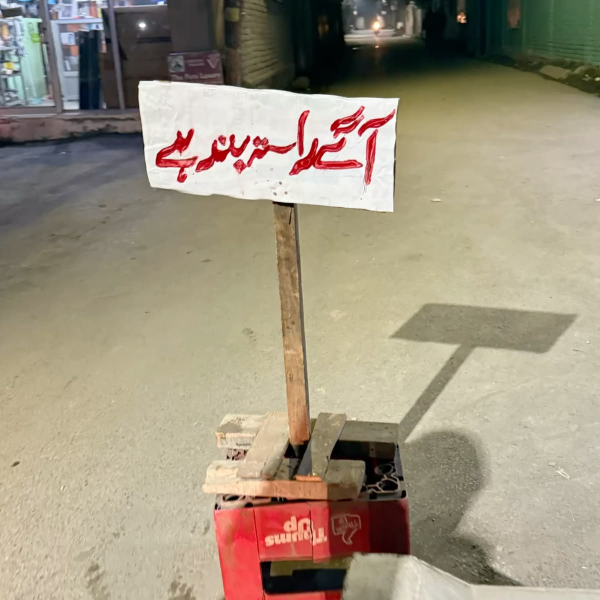
#> input picture data/raw/signboards/agy rasta bnd hai.jpg, 1200 x 1200 px (shown at 1/2 size); its folder holds only this picture in this run
$ jupyter execute --allow-errors SI26-Week2-Warood.ipynb   (shell and % lines are left out)
#> lines starting #> are read from the running program, lines starting #| are printed output that depends on the picture; after the words box and inside, x2 and y2 are one past the last pixel; in counts of white or black regions, pixels touching at a corner belong together
[cell 1]
from google.colab import drive
drive.mount('/content/drive')

import os
PROJECT_PATH = '/content/drive/MyDrive/urdu-ocr-si26'
os.chdir(PROJECT_PATH)
print("Working directory:", os.getcwd())

## Week 2 — Image Preprocessing & Tesseract OCR Baseline

This notebook preprocesses the 101 Urdu images collected in Week 1
(grayscale, resize, denoise, binarize) to prepare them for model training.
It then tests Tesseract OCR on these images to evaluate how accurately
it handles Urdu text — which will help us understand why a custom model is needed.

[cell 2]

import cv2
import numpy as np
from PIL import Image
import os
import matplotlib.pyplot as plt

print('Libraries loaded successfully!')

[cell 3]
def preprocess_image(image_path, save_path):
    # Load image
#> called with save_path = 'data/processed/agy rasta bnd hai.jpg'
    img = cv2.imread(image_path)
#> img is the input picture: shape (1200, 1200, 3); mean B, G, R 127.9, 148, 159.1
    if img is None:
        print(f'Could not load: {image_path}')
        return None

    # Step 1: Convert to grayscale (removes colour noise)
    gray = cv2.cvtColor(img, cv2.COLOR_BGR2GRAY)
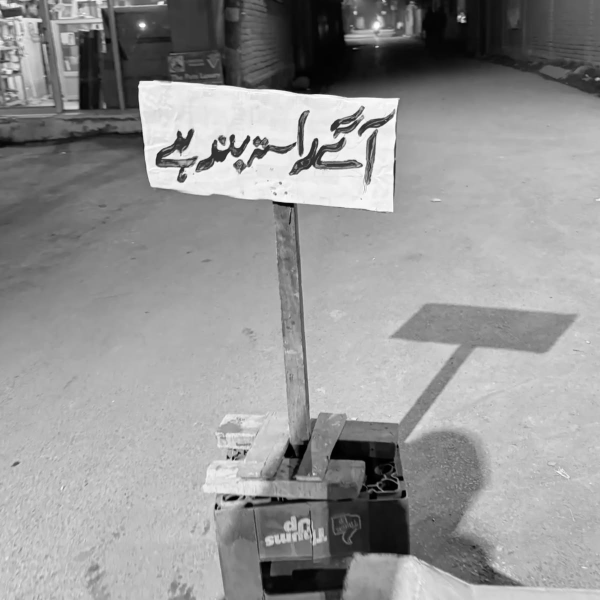
#> gray: shape (1200, 1200) (shown at 1/2 size); min 0, max 255, mean 149

    # Step 2: Resize to standard size (keeps all images same dimensions)
    resized = cv2.resize(gray, (512, 128))
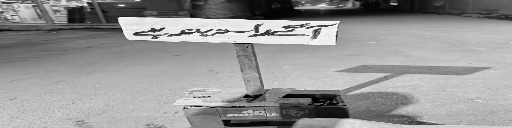
#> resized: shape (128, 512); min 0, max 254, mean 148.9

    # Step 3: Remove noise (makes text cleaner)
    denoised = cv2.fastNlMeansDenoising(resized, h=10)

    # Step 4: Binarise (make pixels either pure black or pure white)
    _, binary = cv2.threshold(denoised, 127, 255, cv2.THRESH_BINARY)
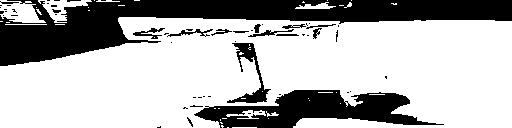
#> binary: shape (128, 512); 70% white; 57 black regions (41 under 20 px), largest, box (x1, y1, x2, y2) and area: (0, 0, 512, 66) 13170, (194, 90, 444, 128) 4885, (227, 43, 271, 103) 693

    # Save processed image
    cv2.imwrite(save_path, binary)
    return binary

# Create output folder
os.makedirs('data/processed', exist_ok=True)
print('Preprocessing function ready!')

[cell 4]
import glob

# Find all images in data/raw/
all_images = glob.glob('data/raw/**/*.jpg', recursive=True)
all_images += glob.glob('data/raw/**/*.png', recursive=True)

print(f'Found {len(all_images)} images to process')

processed_count = 0
failed_images = []

for img_path in all_images:
    filename = os.path.basename(img_path)
    save_path = f'data/processed/{filename}'
    try:
        result = preprocess_image(img_path, save_path)
        if result is not None:
            processed_count += 1
        else:
            failed_images.append(img_path)
    except Exception as e:
        failed_images.append(img_path)
        print(f'Error on {img_path}: {e}')

print(f'\nDone! Processed {processed_count} images')
print(f'Failed: {len(failed_images)} images')
if failed_images:
    print('Failed files:', failed_images)
print('Check data/processed/ folder')

[cell 5]

import pytesseract
from PIL import Image

# Test on 5 of your processed images
test_images = list(glob.glob('data/processed/*.png'))[:5]

print('=== Tesseract Results on Urdu Images ===')
print()

for img_path in test_images:
    img = Image.open(img_path)
    # 'urd' tells Tesseract to use the Urdu language model
    result = pytesseract.image_to_string(img, lang='urd')
    print(f'Image: {img_path}')
    print(f'Tesseract output: {result}')
    print('---')

## Gap Analysis — Tesseract OCR on Urdu Images

**Image 1: کلو میٹر.png**
- Actual text: کلو میٹر
- Tesseract output: (empty — nothing detected)
- What went wrong: Complete failure to detect any text.

**Image 2: تجارتی جہاز.png**
- Actual text: تجارتی جہاز
- Tesseract output: تجادخی چنہاز
- What went wrong: Wrong characters — letters were misread and jumbled, producing a completely different (meaningless) word.

**Image 3: سسٹم میں خرابی.png**
- Actual text: سسٹم میں خرابی
- Tesseract output: (empty — nothing detected)
- What went wrong: Complete failure to detect any text.

**Image 4: عبوری حکومت.png**
- Actual text: عبوری حکومت
- Tesseract output: سبوری حکیم
- What went wrong: Wrong characters — similar-looking letters were confused (ع→س, ت→م), resulting in a different, incorrect word.

**Image 5: نماز جنازہ.png**
- Actual text: نماز جنازہ
- Tesseract output: (empty — nothing detected)
- What went wrong: Complete failure to detect any text.

**Summary:**
Tesseract fails on Urdu because the script is cursive and context-dependent — letters change shape depending on their position in a word (beginning, middle, end), which confuses Tesseract's character segmentation. It also struggles with the right-to-left flow and closely-spaced joined letters, often either detecting nothing at all or misreading visually similar letters (like ع and س) as one another. This shows that a generic OCR engine trained mainly on Latin-script and limited Urdu data cannot reliably read real-world Urdu text — which is exactly why we need a custom-trained model for this project.

[cell 6]
import shutil

# processed folder copy karein
if os.path.exists('/content/repo_upload/data/processed'):
    shutil.rmtree('/content/repo_upload/data/processed')
shutil.copytree('/content/drive/MyDrive/urdu-ocr-si26/data/processed', '/content/repo_upload/data/processed')

print("Processed folder copy ho gaya")

os.chdir('/content/repo_upload')
os.system('git config user.email "warood@example.com"')
os.system('git config user.name "waroodzahrakhan"')
os.system('git add data/processed')
os.system('git commit -m "Add Week 2 preprocessed images"')
result = os.system('git push')
print("Push status:", "Success" if result == 0 else "Failed")

[cell 7]
import shutil, glob

# Colab notebook Drive mein kahan save hoti hai, usay dhoondein
possible_paths = glob.glob('/content/drive/MyDrive/**/SI26-Week2-Warood.ipynb', recursive=True)
possible_paths += glob.glob('/content/drive/MyDrive/**/SI26_Week2_Warood.ipynb', recursive=True)

print("Mili file(s):", possible_paths)

[cell 8]
import shutil, os

notebook_source = '/content/drive/MyDrive/Colab Notebooks/SI26-Week2-Warood.ipynb'
notebook_dest = '/content/repo_upload/SI26-Week2-Warood.ipynb'

shutil.copy(notebook_source, notebook_dest)
print("Notebook copy ho gaya")

os.chdir('/content/repo_upload')
os.system('git add SI26-Week2-Warood.ipynb')
os.system('git commit -m "Add Week 2 notebook"')
result = os.system('git push')
print("Push status:", "Success" if result == 0 else "Failed")

[cell 9]
import subprocess

os.chdir('/content/repo_upload')

#> (the rest of this cell did not finish here and is left out)

[cell 10]
import shutil, os

notebook_source = '/content/drive/MyDrive/Colab Notebooks/SI26-Week2-Warood.ipynb'
notebook_dest = '/content/repo_upload/SI26-Week2-Warood.ipynb'

shutil.copy(notebook_source, notebook_dest)
print("Notebook copy ho gaya")

os.chdir('/content/repo_upload')
os.system('git add SI26-Week2-Warood.ipynb')
os.system('git commit -m "Add Week 2 notebook"')
result = os.system('git push')
print("Push status:", "Success" if result == 0 else "Failed")

[cell 11]
os.chdir('/content/repo_upload')
os.system('git log --oneline -5')

[cell 12]
import subprocess

os.chdir('/content/repo_upload')
#> (the rest of this cell did not finish here and is left out)

#> (a cell that did not finish here is left out)

[cell 14]
import subprocess, os

os.chdir('/content/repo_upload')

# Identity set karein
subprocess.run(['git', 'config', 'user.email', 'warood@example.com'])
#> (this line was passed over: subprocess is not available in this run)
subprocess.run(['git', 'config', 'user.name', 'waroodzahrakhan'])
#> (this line was passed over: subprocess is not available in this run)

# Check karein notebook file add hui thi ya nahi
#> (the rest of this cell did not finish here and is left out)

#> (a cell that did not finish here is left out)

[cell 16]
import subprocess, shutil, os

notebook_source = '/content/drive/MyDrive/Colab Notebooks/SI26-Week2-Warood.ipynb'
notebook_dest = '/content/repo_upload/SI26-Week2-Warood.ipynb'

shutil.copy(notebook_source, notebook_dest)
print("Notebook copy ho gaya (token-free version)")

os.chdir('/content/repo_upload')
subprocess.run(['git', 'add', 'SI26-Week2-Warood.ipynb'])
#> (this line was passed over: subprocess is not available in this run)

#> (the rest of this cell did not finish here and is left out)

[cell 17]
from getpass import getpass
import subprocess, os

#> (the rest of this cell did not finish here and is left out)

[cell 18]
import shutil

notebook_source = '/content/drive/MyDrive/Colab Notebooks/SI26-Week2-Warood.ipynb'
notebook_dest = '/content/repo_upload/SI26-Week2-Warood.ipynb'
shutil.copy(notebook_source, notebook_dest)

subprocess.run(['git', 'add', 'SI26-Week2-Warood.ipynb'])
#> (this line was passed over: subprocess is not available in this run)

$ run again, on data/raw/signboards/phuul torna mna hai.jpg
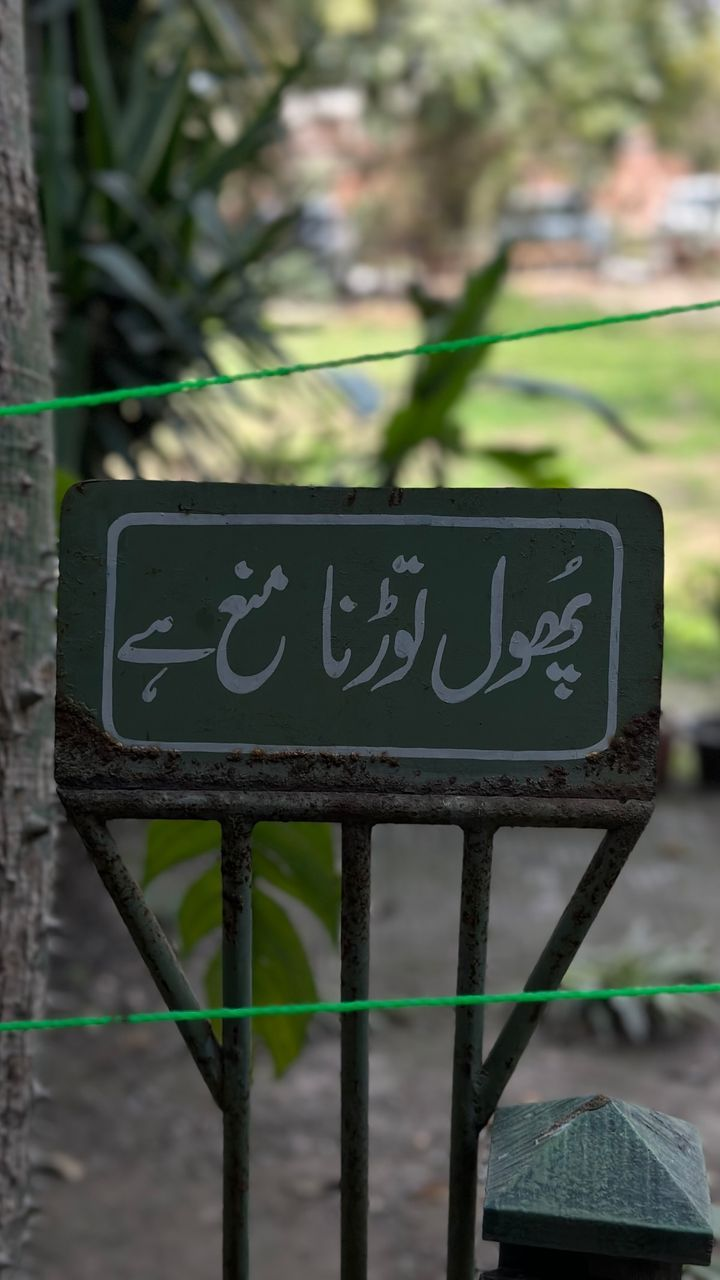
#> input picture data/raw/signboards/phuul torna mna hai.jpg, 720 x 1280 px
#> in preprocess_image, img is the input picture: shape (1280, 720, 3); mean B, G, R 74, 88.3, 82.5
#> in preprocess_image, `resized = cv2.resize(gray, (512, 128))`:
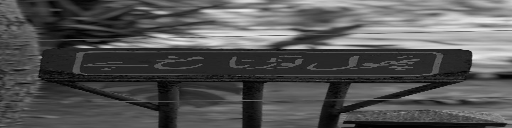
#> resized: shape (128, 512); min 0, max 236, mean 84.9
#> in preprocess_image, `_, binary = cv2.threshold(denoised, 127, 255, cv2.THRESH_BINARY)`:
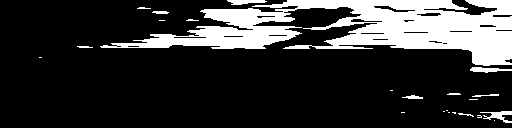
#> binary: shape (128, 512); 20.2% white; 23 white regions (12 under 20 px), largest, box (x1, y1, x2, y2) and area: (100, 0, 512, 66) 12471, (480, 111, 512, 123) 171, (470, 67, 512, 73) 149
